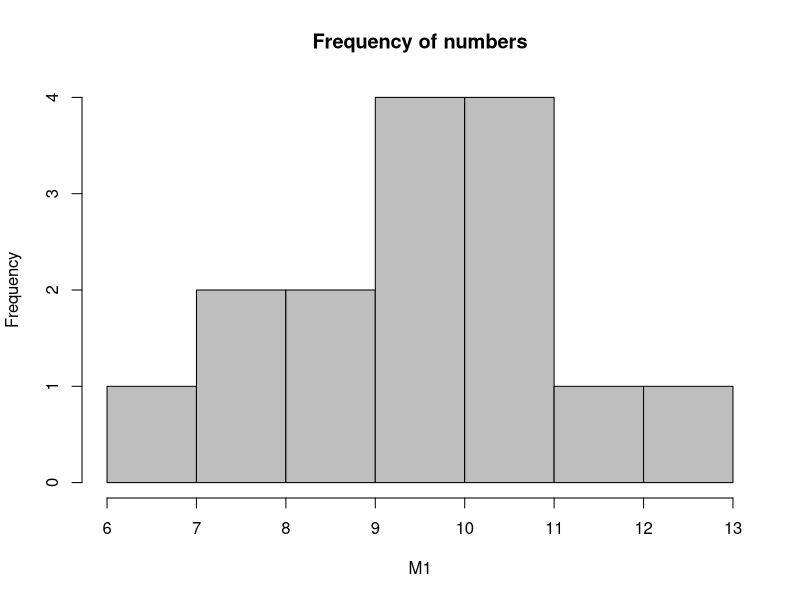
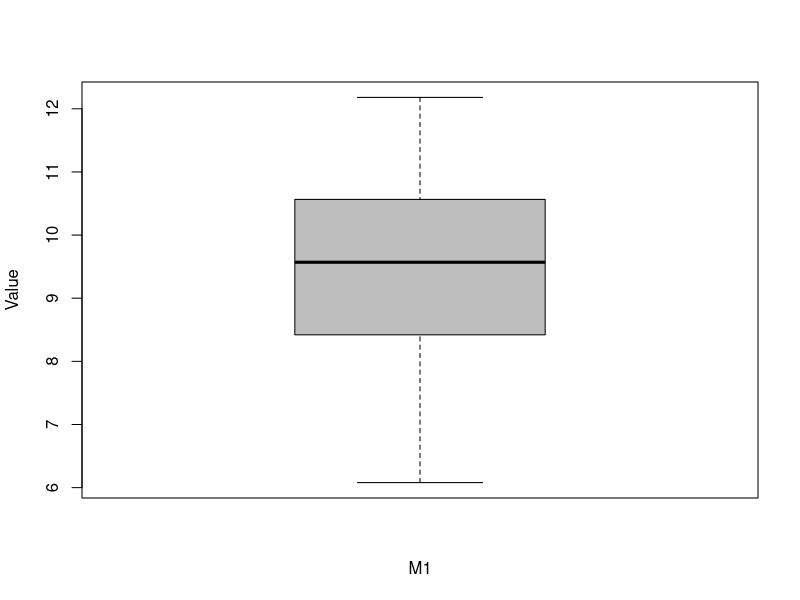
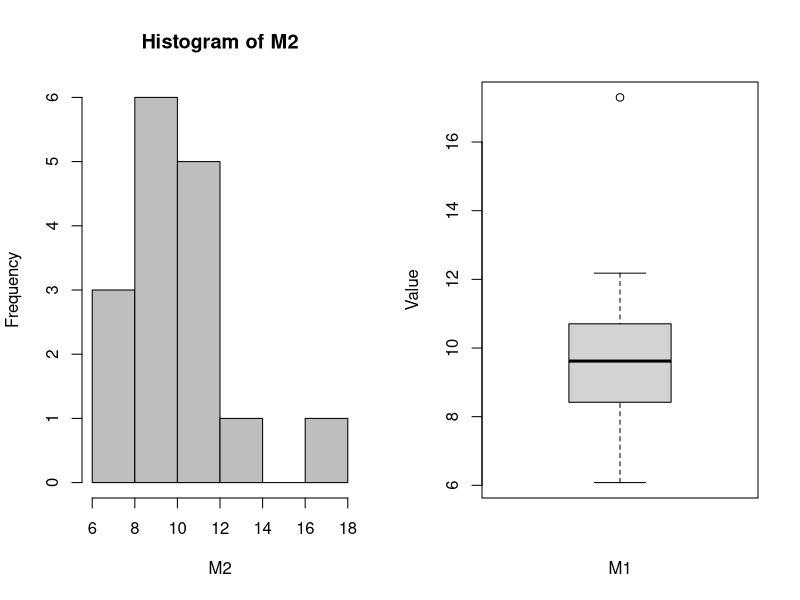
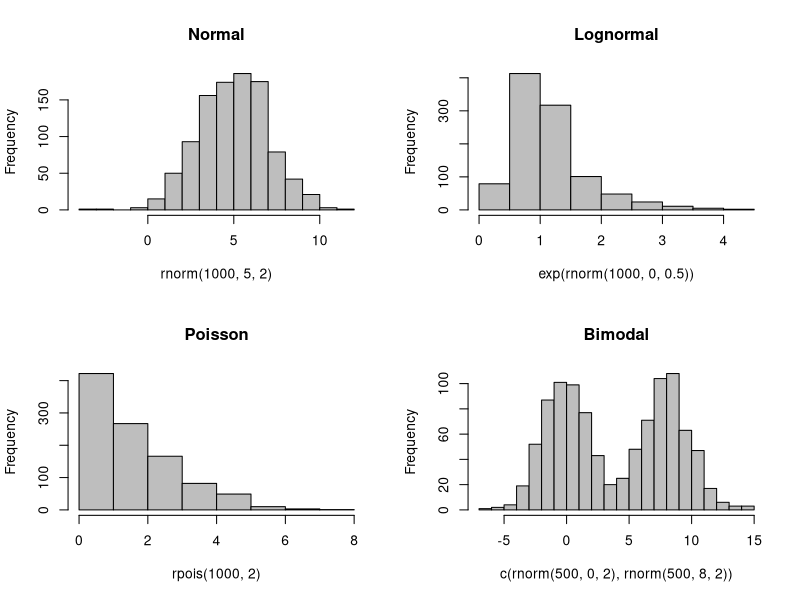

These figures' R source, in order:
# In stats population is all the objects in the data to measure
# Most often cant carry out measurement on the population so you get a subset (sample)
# Ideally sampling is random but its hard
  # every member of data should have an equal chance of being chosen
  # not easy and sometimes clustered or stratefied sampling is used.
# Population level parameters
  # greek letters for mean and variance

# Descriptive and exploratory stats
  # Most basic questions : min, max and range (of a vector)
  # knowing range tells you something
  # Frequency distribution gives a better idea
    # count of how many times each value occurs in a dataset
    # how spread the data are 
    # where it tends to cluster
    # easiest to work with integers
    # divive the data into range of values over which data is placed into "bins"

M1 <- c(8.47, 6.08, 9.57, 12.18, 7.6, 9.67, 9.39, 10.83, 10.46, 10.55, 8.37, 10.58, 9.42, 7.95, 11.86)

min(M1)

max(M1)

#Visualisation

hist(M1, col = "grey", main = "Frequency of numbers")

#boxplot (box and whisper)
# has a think horizontal bar which indicates the median
# the top and bottom indicates the itner-quartile range
# the whiskers on top and bottom indicated last data points 1.5 times the interquartile range or spread of data outside the inter quartile

boxplot(M1, col = "grey", xlab = "M1", ylab = "Value")

# add a value to M2 and then plot both to see difference
M2 <- c(M1, 17.3)
par(mfrow = c(1,2))
hist(M2, col = "grey", mmain = "")
boxplot(M2, ccol = "grey", xlab = "M1", ylab = "Value")

# stem and leaf puts values before decimal on the left and after on the right of the |
# the numbers on the right are a series of each instance of decimal for the integer found (rounding takes place)
# tens of the left and units on the right

stem(M1, scale = 2)

# scale will round down below 3 in the first example but still show the actual decimal instance for 17.3 against integer 16 rounded down from 17
stem(M2, scale = 2)
stem(M2, scale = 3)

?rnorm

?hist

# There are a great many type of shapes of frequency distribution
# positve skew, negative skew, poisson, bimodal (two peaks)

par(mfrow = c(2,2))
v <- rnorm(1000, 5, 2)

hist(rnorm(1000, 5, 2), col = "grey", main = "Normal", breaks = 15)

hist(exp(rnorm(1000, 0, 0.5)), col = "grey", main = "Lognormal", breaks = 15)

hist(rpois(1000, 2), col = "grey", main = "Poisson")

hist(c(rnorm(500, 0, 2), rnorm(500, 8, 2)), col = "grey", main = "Bimodal", breaks = 15)

# Measures of central tendency
# Summarising some of the important features of our data, in particular the location,
# where it is spread or its dispersion; how far from the centre of teh data
# mean and median tells us the middle of the frequency distribution

mean(M1)
median(M2)

# Median - the number in the middle (accounts for skewing)














